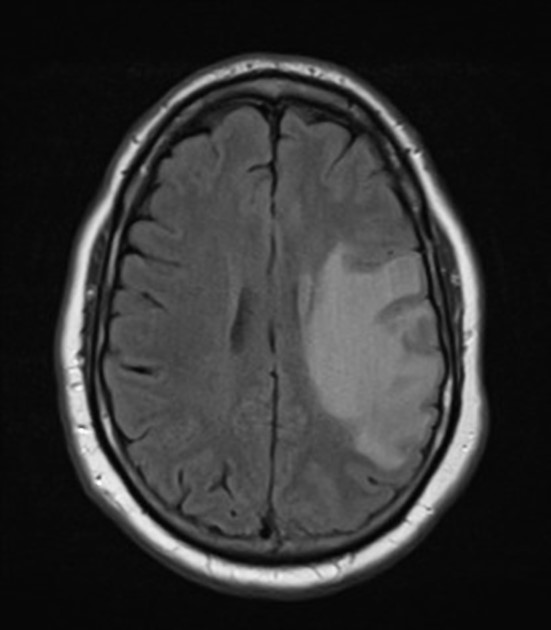
%> input picture Images Example/MRI (2).jpg, 551 x 630 px
$ octave segmentasi_kmeans_FCM.m   (GNU Octave 9; MATLAB toolbox functions it lacks are replaced by stand-ins)
%> lines starting %> are read from the running program, lines starting %| are printed output that depends on the picture; in (x1, y1, x2, y2) boxes, pixels count from 0 and x2, y2 are one past the last pixel; in counts of white or black regions, pixels touching at a corner belong together; the program's own positions count from 1
clc; clear; close all;

%load image
Img = imread('MRI (2).jpg');
%> Img is the input picture: size 630x551 uint8; min 1, max 255, mean 50.8
grayImage = double(rgb2gray(Img));
ukuran = size(grayImage);
%> ukuran = [630 551]
[baris, kolom] = size(grayImage);
%> baris = 630; kolom = 551
ukurantumor = round((baris*kolom)/1750);
%> ukurantumor = 198

% subplot(3, 3, 1);
% imshow(Img, []);
% title('Original Image');

subplot(3, 3, 1);
imshow(grayImage, []);
title('Grayscale Image');

numberOfClasseskmeans = 4;
numberOfClassesfcm = 3;
indekskmeans = kmeans(grayImage(:), numberOfClasseskmeans); %kmeans level 1
[~,indeksfcm] = fcm(indekskmeans(:), numberOfClassesfcm, 3); %FCM sebagai level 2

h = subplot(3, 3, 2);
hasilkmeans = reshape(indekskmeans, ukuran);
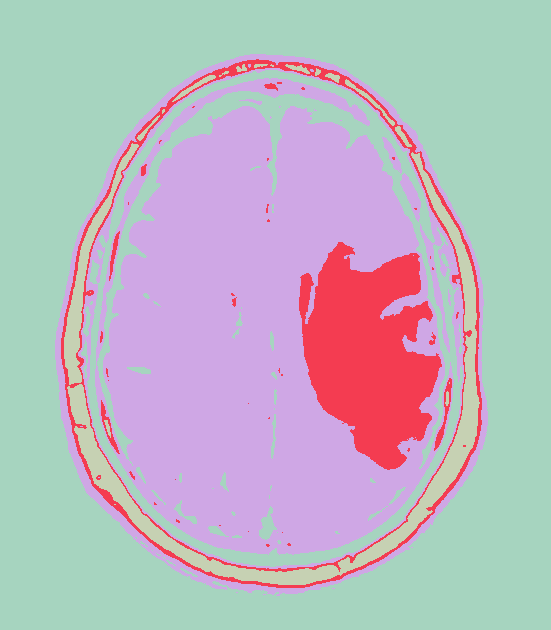
%> hasilkmeans: size 630x551 double; 4 distinct labels, from 1 to 4; one colour per label, 0 black
imshow(hasilkmeans, []);
title('Classified Image kmeans');
colormap(h,parula);

h = subplot(3, 3, 3);
[~,label] = max(indeksfcm, [], 1);
hasilfcm = reshape(label, ukuran);
imshow(hasilfcm, []);
title('Classified Image kmeans + fcm');
colormap(h,parula);

%-------------------------------------------------------------------------------------
class1 = zeros(ukuran);
area1 = zeros(numberOfClasseskmeans,1);

for n = 1:numberOfClasseskmeans
    class1(:,:,n) = hasilkmeans == n;
    area1(n) = sum(sum(class1(:,:,n)));
end
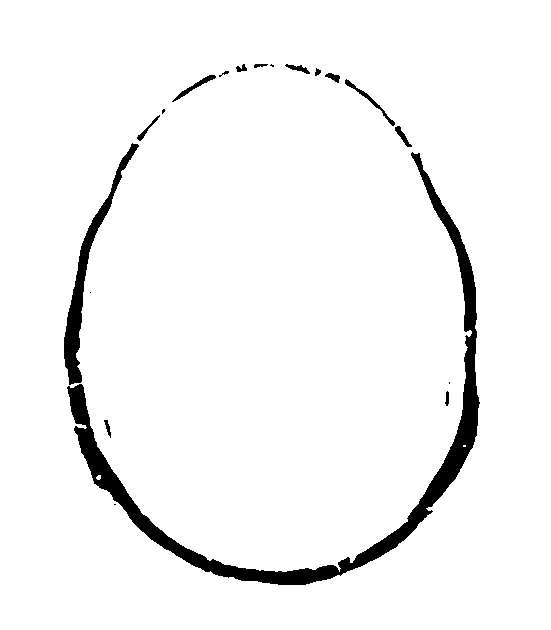
%> class1: size 630x551x4 double; mean R, G, B, A 0.537, 0.0853, 0.335, 0.0425; transparent parts drawn white
%> after the loop, area1 = [186542; 29606; 116221; 14761]

[~,min_area1] = min(area1);
%> min_area1 = 4

object1 = hasilkmeans == min_area1;
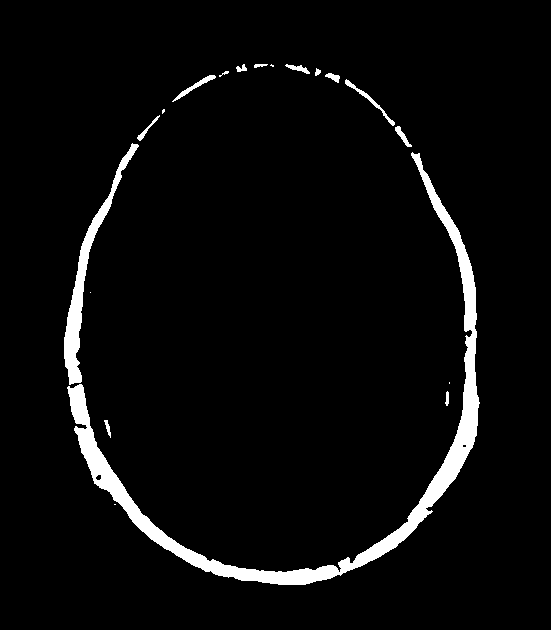
%> object1: size 630x551 logical; 4.3% white; 19 white regions (5 under 20 px), largest, box (x1, y1, x2, y2) and area: (67, 152, 480, 585) 11168, (64, 143, 139, 385) 2488, (345, 79, 395, 126) 235
bw1 = medfilt2(object1);
%> bw1: size 630x551 logical; 4.2% white; 16 white regions (4 under 20 px), largest, box (x1, y1, x2, y2) and area: (64, 144, 480, 585) 13665, (345, 80, 395, 126) 234, (173, 75, 216, 101) 203

subplot(3, 3, 4);
imshow(bw1, []);
title('Median Filter Kmeans');

bw1 = bwareaopen(bw1, ukurantumor);
%> bw1: size 630x551 logical; 4.1% white; 3 white regions

subplot(3, 3, 5);
imshow(bw1, []);
title('Morfologikal Kmeans');

s1 = regionprops(bw1,'BoundingBox');
%> s1 = 3 regions; box (x1, y1, x2, y2): (64, 144, 480, 585), (173, 75, 216, 101), (345, 80, 395, 126)
bbox1 = cat(1, s1.BoundingBox);
%> bbox1 = [64.5 144.5 416 441; 173.5 75.5 43 26; 345.5 80.5 50 46]
RGB1 = insertShape(Img, 'FilledRectangle', bbox1, 'Color', 'yellow', 'Opacity', 0.3);
RGB1 = insertObjectAnnotation(RGB1,'rectangle',bbox1,'Object','TextBoxOpacity',0.9,'FontSize',18);
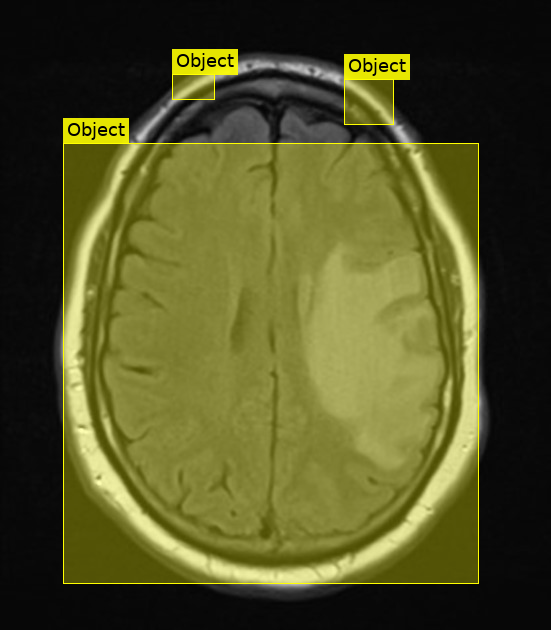
%> RGB1: size 630x551x3 uint8; mean R, G, B 82.2, 82.2, 37.2
subplot(3, 3, 6);
imshow(RGB1,[]);
title('Detected Object Kmeans');

%----------------------------------------------------------------------------------
class = zeros(ukuran);
area = zeros(numberOfClassesfcm,1);

for n = 1:numberOfClassesfcm
    class(:,:,n) = hasilfcm == n;
    area(n) = sum(sum(class(:,:,n)));
end
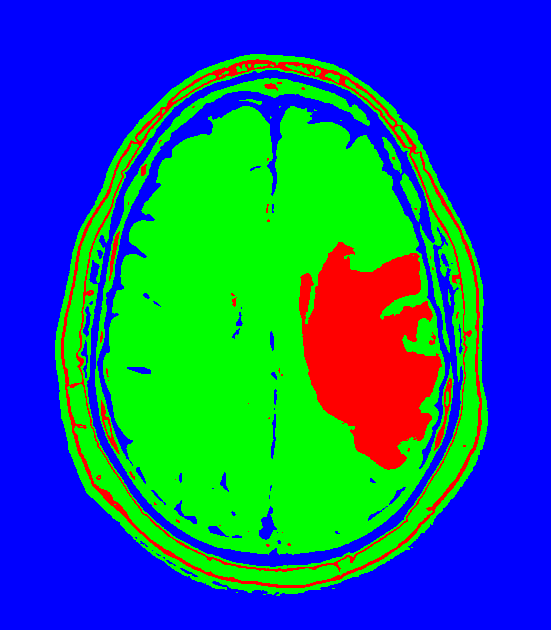
%> class: size 630x551x3 double; mean R, G, B 0.0853, 0.377, 0.537
%> after the loop, area = [29606; 130982; 186542]

[~,min_area] = min(area);
%> min_area = 1

object = hasilfcm == min_area;
%> object: size 630x551 logical; 8.5% white; 42 white regions (31 under 20 px), largest, box (x1, y1, x2, y2) and area: (299, 242, 442, 470) 20471, (61, 59, 482, 588) 8021, (434, 378, 452, 451) 298
bw = medfilt2(object);
%> bw: size 630x551 logical; 8.4% white; 71 white regions (48 under 20 px), largest, box (x1, y1, x2, y2) and area: (299, 242, 442, 470) 20473, (61, 59, 482, 588) 6456, (133, 499, 305, 572) 414

subplot(3, 3, 7);
imshow(bw, []);
title('Median Filter kmeans + FCM');

bw = bwareaopen(bw, ukurantumor);
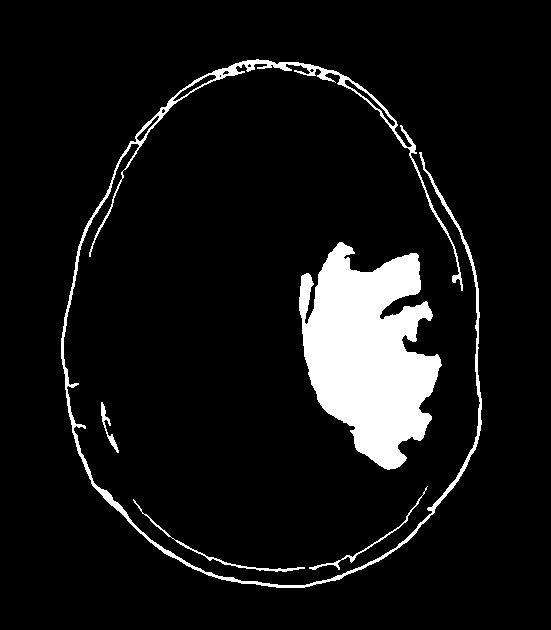
%> bw: size 630x551 logical; 8% white; 5 white regions

subplot(3, 3, 8);
imshow(bw, []);
title('Morfologikal kmeans + FCM');

s = regionprops(bw,'BoundingBox');
%> s = 5 regions; box (x1, y1, x2, y2): (61, 59, 482, 588), (101, 402, 119, 453), (133, 499, 305, 572), (299, 242, 442, 470), (309, 486, 428, 570)
bbox = cat(1, s.BoundingBox);
%> bbox = [61.5 59.5 421 529; 101.5 402.5 18 51; 133.5 499.5 172 73; 299.5 242.5 143 228; 309.5 486.5 119 84]
RGB = insertShape(Img, 'FilledRectangle', bbox, 'Color', 'yellow', 'Opacity', 0.3);
RGB = insertObjectAnnotation(RGB,'rectangle',bbox,'Object','TextBoxOpacity',0.9,'FontSize',18);
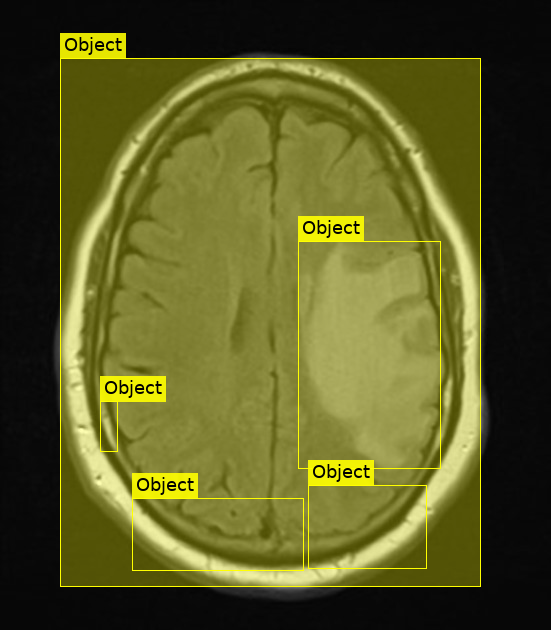
%> RGB: size 630x551x3 uint8; mean R, G, B 89.4, 89.4, 35.2
subplot(3, 3, 9);
imshow(RGB,[]);
title('Detected Object kmeans + FCM');

$ run again, with Images Example/MRI (1).jpg copied over Images Example/MRI (2).jpg
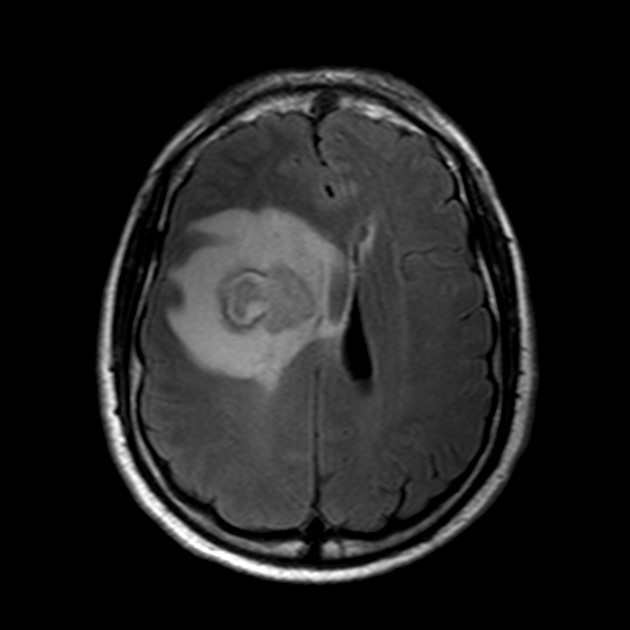
%> input picture Images Example/MRI (1).jpg, 630 x 630 px
%> Img is the input picture: size 630x630 uint8; min 0, max 255, mean 31.1
%> hasilkmeans: size 630x630 double; 4 distinct labels, from 1 to 4
%> after the loop `for n = 1:numberOfClasseskmeans`: area1 = [242783; 5001; 35806; 113310]
%> min_area1 = 2
%> object1: size 630x630 logical; 1.3% white; 29 white regions (17 under 20 px), largest, box (x1, y1, x2, y2) and area: (102, 350, 422, 581) 3827, (445, 125, 481, 167) 250, (105, 293, 112, 349) 195
%> s1 = 2 regions; box (x1, y1, x2, y2): (102, 351, 421, 581), (445, 125, 481, 167)
%> bbox1 = [102.5 351.5 319 230; 445.5 125.5 36 42]
%> after the loop `for n = 1:numberOfClassesfcm`:
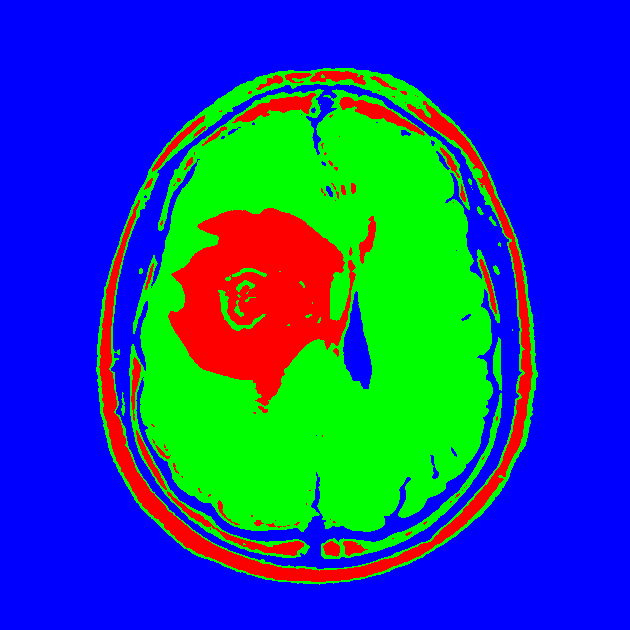
%> class: size 630x630x3 double; mean R, G, B 0.103, 0.285, 0.612
%> after the loop `for n = 1:numberOfClassesfcm`: area = [40807; 113310; 242783]
%> min_area = 1
%> object: size 630x630 logical; 10.3% white; 87 white regions (53 under 20 px), largest, box (x1, y1, x2, y2) and area: (168, 208, 356, 406) 21994, (99, 101, 533, 582) 11882, (232, 93, 316, 123) 953
%> s = 11 regions; largest, box (x1, y1, x2, y2): (99, 101, 533, 582), (168, 208, 356, 406), (167, 492, 304, 556), (340, 97, 424, 135), (152, 116, 205, 171)
%> bbox = 11 rows, first 8: [99.5 101.5 434 481; 131.5 358.5 10 52; 136.5 431.5 31 59; 152.5 116.5 53 55; 167.5 492.5 137 64; 168.5 208.5 188 198; 234.5 93.5 82 30; 310.5 71.5 56 14]
%> `RGB = insertObjectAnnotation(RGB,'rectangle',bbox,'Object','TextBoxOpa..`:
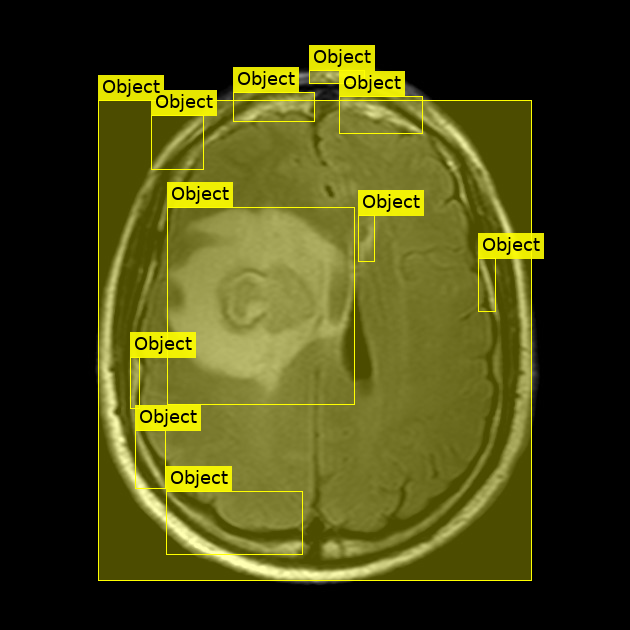
%> RGB: size 630x630x3 uint8; mean R, G, B 69.6, 69.6, 20.3

$ run again, with Images Example/MRI (10).jpg copied over Images Example/MRI (2).jpg
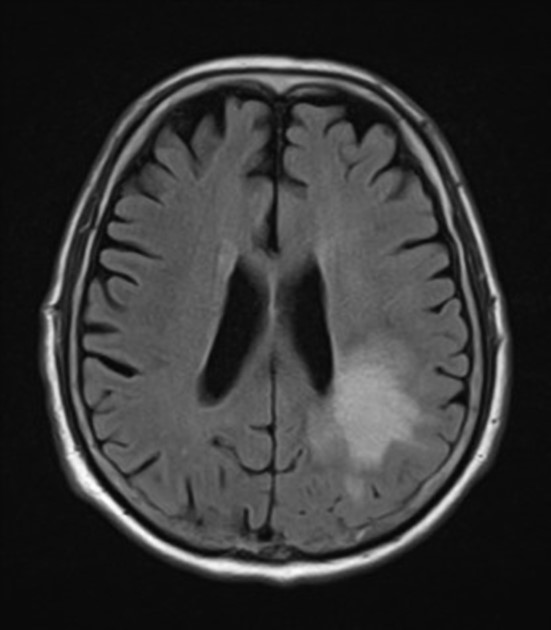
%> input picture Images Example/MRI (10).jpg, 551 x 630 px
%> Img is the input picture: size 630x551x3 uint8; min 4, max 255, mean 53.3
%> hasilkmeans: size 630x551 double; 4 distinct labels, from 1 to 4
%> after the loop `for n = 1:numberOfClasseskmeans`: area1 = [174711; 117738; 36770; 17911]
%> min_area1 = 4
%> object1: size 630x551 logical; 5.2% white; 40 white regions (18 under 20 px), largest, box (x1, y1, x2, y2) and area: (45, 309, 506, 580) 7149, (333, 363, 418, 464) 5591, (144, 58, 375, 100) 1532
%> s1 = 9 regions; largest, box (x1, y1, x2, y2): (46, 309, 506, 580), (333, 363, 418, 463), (158, 58, 375, 90), (459, 188, 504, 336), (405, 127, 453, 232)
%> bbox1 = [46.5 309.5 460 271; 49.5 189.5 41 116; 100.5 144.5 33 70; 151.5 84.5 54 35; 158.5 58.5 217 32; 253.5 76.5 65 14; 333.5 363.5 85 100; 405.5 127.5 48 105; 459.5 188.5 45 148]
%> after the loop `for n = 1:numberOfClassesfcm`:
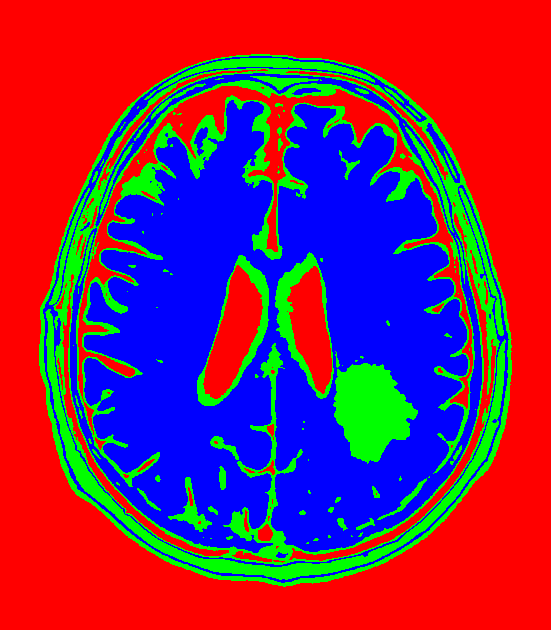
%> class: size 630x551x3 double; mean R, G, B 0.503, 0.158, 0.339
%> after the loop `for n = 1:numberOfClassesfcm`: area = [174711; 54681; 117738]
%> min_area = 2
%> object: size 630x551 logical; 15.8% white; 102 white regions (61 under 20 px), largest, box (x1, y1, x2, y2) and area: (39, 54, 512, 587) 40636, (333, 363, 418, 464) 5591, (275, 252, 334, 399) 2047
%> s = 21 regions; largest, box (x1, y1, x2, y2): (39, 55, 512, 587), (314, 105, 433, 205), (197, 255, 269, 406), (116, 112, 227, 205), (275, 253, 334, 399)
%> bbox = 21 rows, first 8: [39.5 55.5 473 532; 77.5 381.5 38 37; 82.5 275.5 56 81; 89.5 426.5 71 61; 108.5 234.5 55 26; 116.5 112.5 111 93; 151.5 84.5 54 35; 168.5 477.5 44 55]
%> `RGB = insertObjectAnnotation(RGB,'rectangle',bbox,'Object','TextBoxOpa..`:
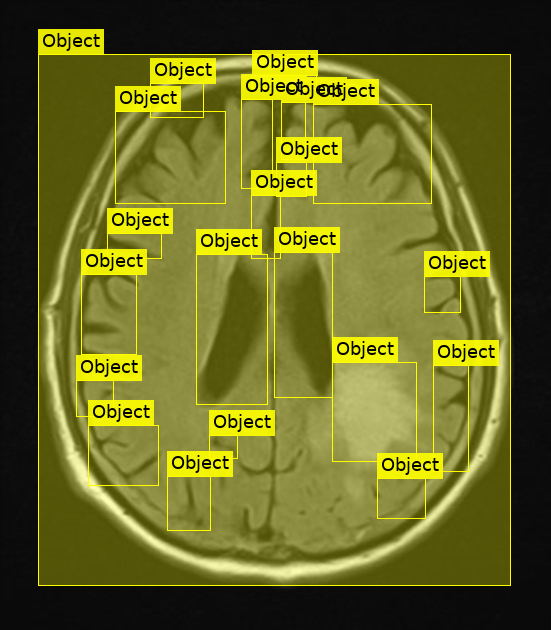
%> RGB: size 630x551x3 uint8; mean R, G, B 103.4, 103.4, 32.8

$ run again, with Images Example/MRI (3).jpg copied over Images Example/MRI (2).jpg
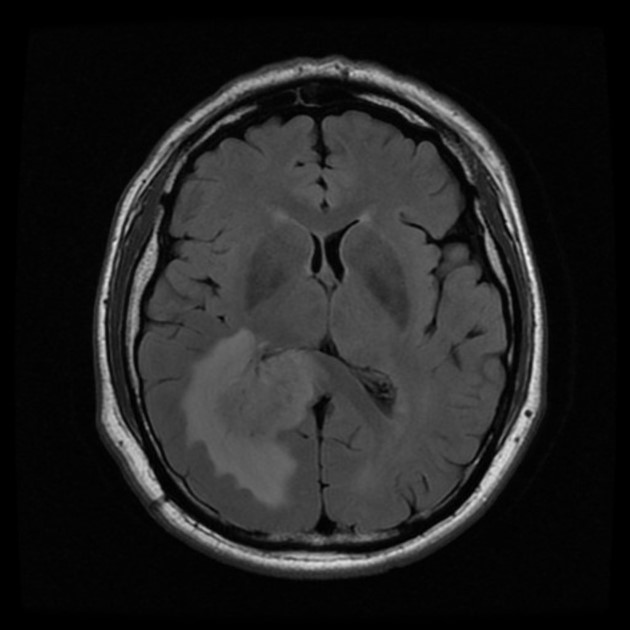
%> input picture Images Example/MRI (3).jpg, 630 x 630 px
%> Img is the input picture: size 630x630 uint8; min 0, max 243, mean 34.1
%> hasilkmeans: size 630x630 double; 4 distinct labels, from 1 to 4
%> after the loop `for n = 1:numberOfClasseskmeans`: area1 = [227262; 121344; 33232; 15062]
%> min_area1 = 4
%> object1: size 630x630 logical; 3.8% white; 34 white regions (17 under 20 px), largest, box (x1, y1, x2, y2) and area: (163, 67, 542, 570) 8329, (98, 67, 299, 499) 4419, (129, 232, 157, 380) 927
%> s1 = 5 regions; box (x1, y1, x2, y2): (98, 67, 298, 499), (130, 233, 157, 356), (163, 67, 542, 570), (302, 61, 345, 74), (485, 232, 503, 278)
%> bbox1 = [98.5 67.5 200 432; 130.5 233.5 27 123; 163.5 67.5 379 503; 302.5 61.5 43 13; 485.5 232.5 18 46]
%> after the loop `for n = 1:numberOfClassesfcm`: area = [227262; 48294; 121344]
%> min_area = 2
%> object: size 630x630 logical; 12.2% white; 189 white regions (144 under 20 px), largest, box (x1, y1, x2, y2) and area: (92, 54, 548, 580) 31361, (137, 110, 508, 547) 6852, (308, 328, 397, 417) 1323
%> s = 18 regions; largest, box (x1, y1, x2, y2): (92, 54, 548, 580), (370, 458, 472, 543), (308, 329, 396, 417), (300, 421, 356, 537), (172, 138, 227, 215)
%> bbox = 18 rows, first 8: [92.5 54.5 456 526; 130.5 232.5 30 130; 142.5 262.5 49 78; 167.5 471.5 69 55; 172.5 138.5 55 77; 229.5 115.5 70 38; 239.5 527.5 128 20; 245.5 254.5 41 57]
%> `RGB = insertObjectAnnotation(RGB,'rectangle',bbox,'Object','TextBoxOpa..`:
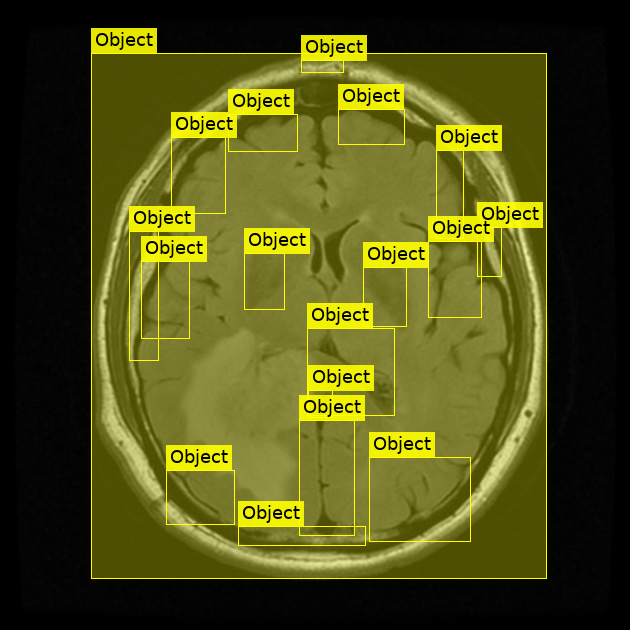
%> RGB: size 630x630x3 uint8; mean R, G, B 79.5, 79.5, 21.2
